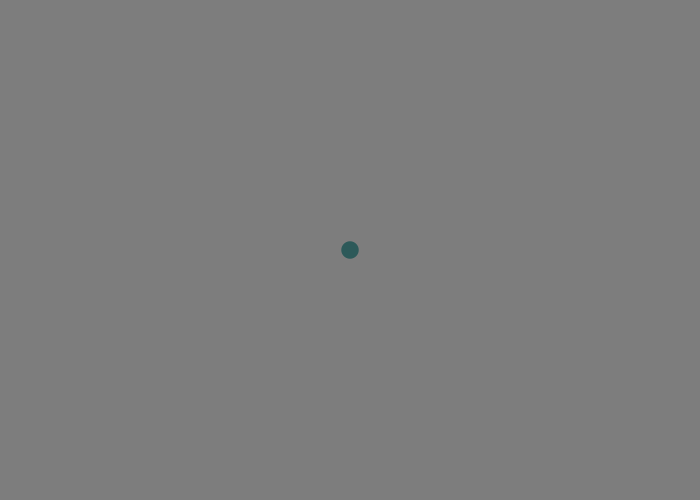
Frame 1 (no input)
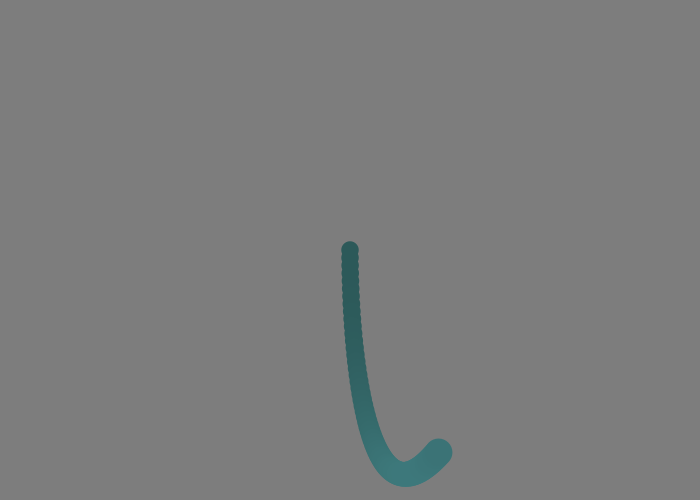
Frame 60 (the mouse pressed at the canvas centre just before this capture)
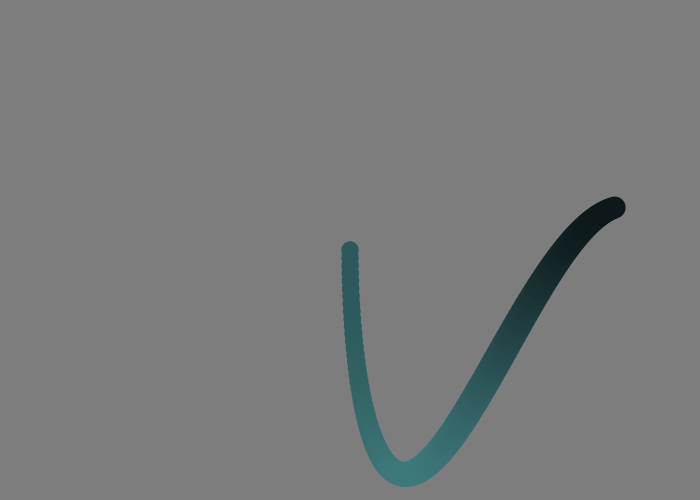
Frame 120 (the mouse held since frame 60 and released just before this capture)

The Processing sketch that drew these frames (run headless with seeded random() and noise(); from frame 60 on, the mouse is pressed at the canvas centre):

// Processing sketch: Sine_Random
// ── Sine_Random.pde
float a = 0.0;

void setup() {
  size(700, 500);
  background(125);
  colorMode(HSB, 100);
  noStroke();
}

void draw() {
  float x = map(sin(a) * sin( a * 0.8 ), -1, 1, 0, width);
  float y = map(sin(a * 1.1 + 1.5) * sin(a * 3.1), -1, 1, 0, height);
  float co = map(sin(a * 0.03), -1, 1, 0, 100);
  float sz = map(sin(a * 1.7) * sin(a * 2.3), -1, 1, 5, 30);
  float bri = map(sin(a * 1.3) * sin(a * 4.1), -1, 1, 10, 60);
  fill(0, 10);
  
  fill(co, 50, bri);
  ellipse(x, y, sz, sz);
  
  a += 0.01;
}
